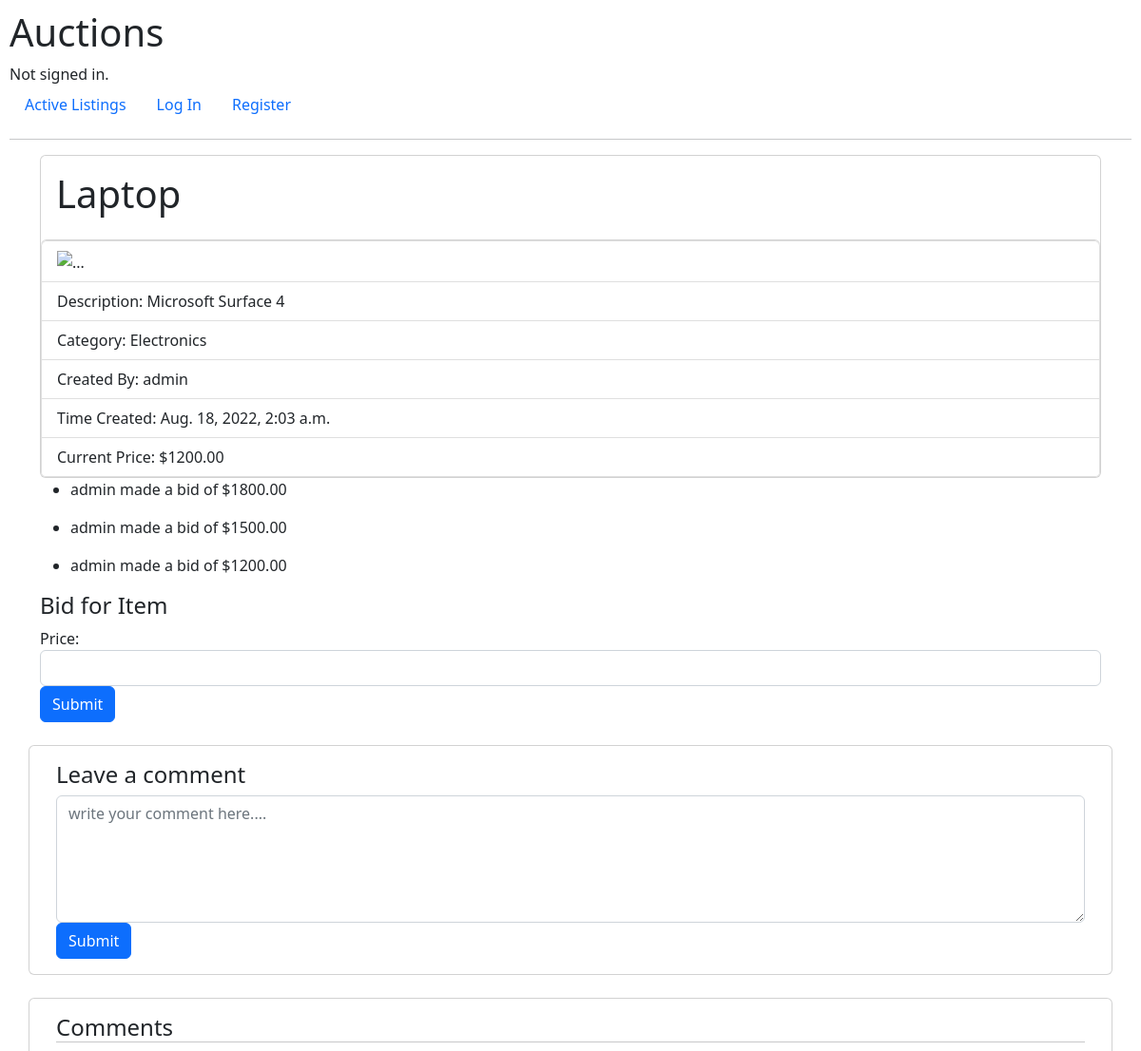
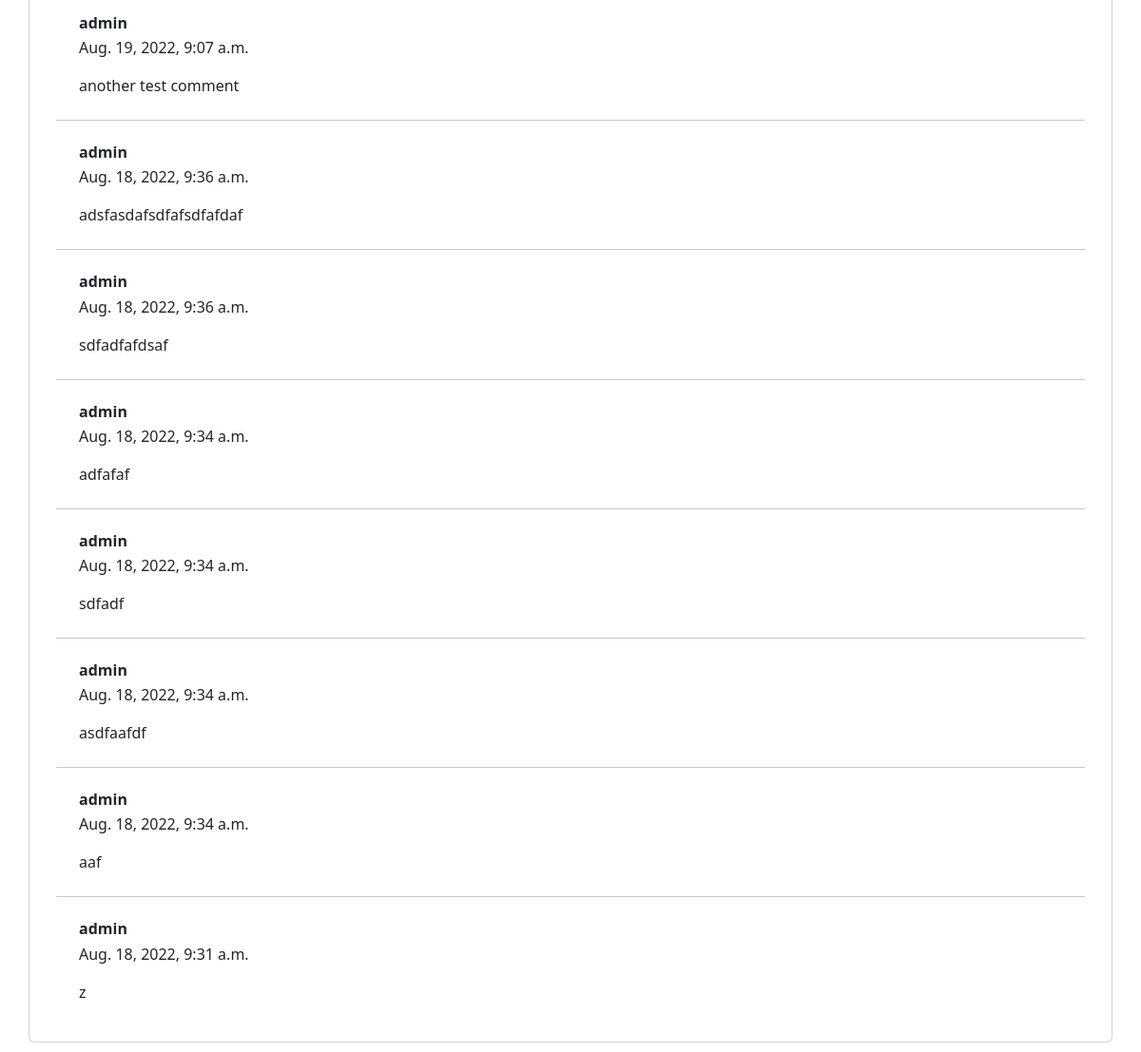
Page /listing/10 on the committed database (2 pictures, top to bottom).
### auctions/models.py (models this page shows)
class Listing(models.Model):
    CATEGORIES = [
        ('TOYSANDGAMES', 'Toys and Games'),
        ('ELECTRONICS', 'Electronics'),
        ('APPAREL', 'Apparel'),
        ('HOMEAPPLIANCES', 'Home Appliances'),
        ('BEAUTY', 'Beauty'),
        ('HOUSEHOLDPRODUCTS', 'Household Products'),
        ('FUNITURE', 'Furniture'),
        ('GROCERIES', 'Groceries')
    ]
    title = models.CharField(max_length=64)
    desc = models.TextField()
    image_url = models.URLField(blank=True)
    image = models.ImageField(upload_to="", null= True, blank=True)
    category = models.CharField(max_length=32, choices=CATEGORIES, null=True, blank=True)
    user = models.ForeignKey(User, on_delete=models.CASCADE, related_name="sales")
    time_created = models.DateTimeField(auto_now_add=True)
    starting_price = models.DecimalField(max_digits=12, decimal_places=2)

class User(AbstractUser):
    pass

class Bid(models.Model):
    listing = models.ForeignKey(Listing, on_delete=models.CASCADE, related_name="bids")
    user = models.ForeignKey(User, on_delete=models.CASCADE, related_name="bids")
    price = models.DecimalField(max_digits=12,decimal_places=2)
    class Meta:
        ordering = ('-price',)

class Comment(models.Model):
    content = models.TextField()
    listing = models.ForeignKey(Listing, on_delete=models.CASCADE, related_name="comments")
    user = models.ForeignKey(User, on_delete=models.CASCADE, related_name="comments")
    time = models.DateTimeField(auto_now_add=True)
    class Meta:
        ordering = ('-time',)

### auctions/views.py (the view)
# urls.py: path("listing/<int:id>", views.listing, name="listing"),
def listing(request, id):
    listing = Listing.objects.get(pk=id)
    bid_form = BidForm()
    bids = listing.bids.all()
    comment_form = CommentForm()
    comments = listing.comments.all()
    return render(request, 'auctions/listing.html', {
        "listing": listing,
        "bid_form" : bid_form,
        "bids" : bids,
        "comment_form" : comment_form,
        'comments' : comments
    })

### auctions/forms.py
class BidForm(ModelForm):
    class Meta:
        model = Bid
        fields = ['price']
        widgets = {
            'price': NumberInput(attrs={
                'class': "form-control",
            }),
        }

class CommentForm(ModelForm):
    class Meta:
        model = Comment
        fields = ['content']
        widgets = {
            'content': Textarea(attrs={
                'class': "form-control",
                'rows' : 5,
                'placeholder' : 'write your comment here....'
            }),
        }

### auctions/templates/auctions/listing.html (shortened to what this page needs)
{% extends "auctions/layout.html" %} {% block body %}
<div class="container">
    <div class="card" style="width: auto">
        <div class="card-body">
            <h1>{{ listing.title }}</h1>
        </div>
        <ul class="list-group">
            <li class="list-group-item">
                <img class="img" src="{{ listing.image_url }}" alt="..." />
            </li>
            <li class="list-group-item">Description: {{ listing.desc }}</li>
            <li class="list-group-item">
                Category: {{ listing.get_category_display }}
            </li>
            <li class="list-group-item">Created By: {{ listing.user }}</li>
            <li class="list-group-item">
                Time Created: {{ listing.time_created }}
            </li>
            <li class="list-group-item">
                Current Price: ${{ listing.starting_price }}
            </li>
        </ul>
    </div>
    {% for bid in bids %}
    <ul>
        <li>{{ bid.user }} made a bid of ${{ bid.price }}</li>
    </ul>
    {% empty %}
    <li>No bids yet! Be the first!</li>
    {% endfor %}
    <h4>Bid for Item</h4>
    <form action="{% url 'bid' listing.id  %}" method="post">
        <div class="form-group">{{ bid_form }}</div>
        <div class="form-group">
            <input class="btn btn-primary" type="submit" value="Submit" />
        </div>
    </form>
    <br />
    <div class="row d-flex justify-content-center">
        <div class="card">
            <div class="card-body">
                <div class="d-flex flex-start w-100">
                    <div class="w-100">
                        <h4>Leave a comment</h4>
                        <form
                            action="{% url 'comment' listing.id  %}"
                            method="post"
                        >
                            <div class="form-group">
                                {{ comment_form.content }}
                            </div>
                            <div class="form-group">
                                <input
                                    class="btn btn-primary"
                                    type="submit"
                                    value="Submit"
                                />
                            </div>
                        </form>
                    </div>
                </div>
            </div>
        </div>
    </div>
    <br />
    <div class="row d-flex justify-content-center">
        <div class="card">
            <div class="card-body">
                <h4 class="mb-0">Comments</h4>
                {% for comment in comments %}
                <hr class="my-0" style="height: 1px" />
                <div class="card-body p-4">
                    <div class="d-flex flex-start">
                        <div>
                            <h6 class="fw-bold mb-1">{{ comment.user }}</h6>
                            <div class="d-flex align-items-center mb-3">
                                <p class="mb-0">{{ comment.time }}</p>
                            </div>
                            <p class="mb-0">{{ comment.content }}</p>
                        </div>
                    </div>
                </div>
                {% endfor %}
            </div>
        </div>
    </div>
</div>
{%endblock%}

### auctions/static/auctions/styles.css (style rules this page uses)
body { padding: 10px; }
.img { max-width: 100%; }

### rows in the picture
Listing: title "Laptop", desc "Microsoft Surface 4", category "Electronics", user "admin", time_created "Aug. 18, 2022, 2:03 a.m.", starting_price "1200.00"
Bid: user "admin", price "1800.00"
Bid: user "admin", price "1500.00"
Bid: user "admin", price "1200.00"
Comment: user "admin", time "Aug. 19, 2022, 9:07 a.m.", content "another test comment"
Comment: user "admin", time "Aug. 18, 2022, 9:36 a.m.", content "adsfasdafsdfafsdfafdaf"
Comment: user "admin", time "Aug. 18, 2022, 9:36 a.m.", content "sdfadfafdsaf"
Comment: user "admin", time "Aug. 18, 2022, 9:34 a.m.", content "adfafaf"
Comment: user "admin", time "Aug. 18, 2022, 9:34 a.m.", content "sdfadf"
Comment: user "admin", time "Aug. 18, 2022, 9:34 a.m.", content "asdfaafdf"
Comment: user "admin", time "Aug. 18, 2022, 9:34 a.m.", content "aaf"
Comment: user "admin", time "Aug. 18, 2022, 9:31 a.m.", content "z"
